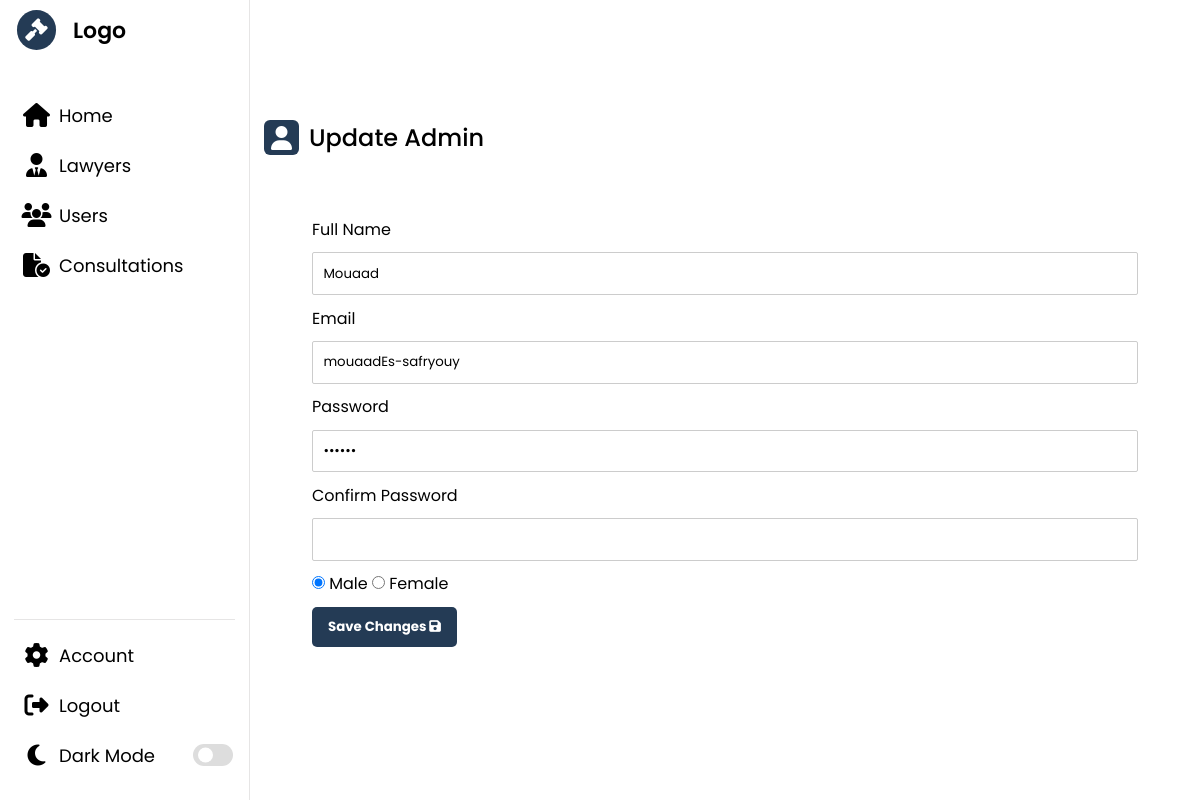
/admin/account.php (signed in), run on the app's committed database.
### tables this page shows
CREATE TABLE `agenceinfo` (
  `idAg` int(11) NOT NULL,
  `nomAg` varchar(50) NOT NULL,
  `mail` varchar(50) NOT NULL,
  `password` varchar(50) NOT NULL,
  `nomAd` varchar(50) NOT NULL,
  `gender` varchar(50) NOT NULL
);

### admin/account.php (the view, shortened to what this page needs)
<!DOCTYPE html>
<html lang="en">
<head>
    <link rel="stylesheet" href="./style.css" />
    <link rel="stylesheet" href="https://cdnjs.cloudflare.com/ajax/libs/font-awesome/6.2.1/css/all.min.css" />
</head>
<?php
if (isset($_SESSION['loggedAdmin']) && $_SESSION['loggedAdmin'] == true) {
?>
    <body>
        <?php
        include($_SERVER['DOCUMENT_ROOT'] . "/lawyerProject/admin/assets/headerA.php");
        ?>
        <section class="dashboard">
            <div class="dash-content">
                <?php
                $sql = "SELECT * FROM `agenceinfo`;";
                $res = $conn->query($sql);
                $row = $res->fetch_assoc();
                ?>
                <div class="activity">
                    <div class="title">
                        <i class="fa-solid fa-user"></i>
                        <span class="text">Update Admin</span>
                    </div>
                    <form action="https://localhost/lawyerProject/admin/accUpdate.php" method="post" class="form">
                        <label for="fullname">Full Name</label>
                        <input type="text" name="name" id="fullname" value="<?php echo $row['nomAd']; ?>" />
                        <label for="email">Email</label>
                        <input type="email" name="email" id="email" value="<?php echo $row['mail']; ?>" />
                        <label for="psw">Password</label>
                        <input type="password" name="psw" id="psw" value="<?php echo $row['password']; ?>" />
                        <label for="cpsw">Confirm Password</label>
                        <input type="password" name="cpsw" id="cpsw" />
                        <div class="radio-grp">
                            <input type="radio" id="male" name="gender" value="male" <?php if ($row['gender'] == "male") echo "checked"; ?> />
                            <label for="male">Male</label>
                            <input type="radio" id="female" name="gender" value="female" <?php if ($row['gender'] == "female") echo "checked"; ?> />
                            <label for="female">Female</label>
                        </div>
                        <button type="submit" name="submit">
                            Save Changes
                            <i class="fa-solid fa-floppy-disk"></i>
                        </button>
                    </form>
                </div>
            </div>
        </section>
    </body>
<?php
} else {
    header("location:login.php");
}
?>
</html>

### admin/style.css (style rules this page uses)
* { margin: 0; padding: 0; box-sizing: border-box; font-family: "Poppins", sans-serif; }
:root { --primary-color: #243b55; --panel-color: #fff; --text-color: #000; --black-light-color: #707070; --border-color: #e6e5e5; --toggle-color: #ddd; --title-icon-color: #fff; --tran-05: all 0.5s ease; --tran-03: all 0.3s ease; --tran-03: all 0.2s ease; }
body { min-height: 100vh; background-color: var(--primary-color); }
.dashboard { position: relative; left: 250px; background-color: var(--panel-color); min-height: 100vh; width: calc(100% - 250px); padding: 10px 14px; transition: var(--tran-05); }
.dashboard .dash-content { padding-top: 50px; }
.dash-content .title { display: flex; align-items: center; margin: 60px 0 30px 0; }
.dash-content .title i { position: relative; height: 35px; width: 35px; background-color: var(--primary-color); border-radius: 6px; color: var(--title-icon-color); display: flex; align-items: center; justify-content: center; font-size: 24px; }
.dash-content .title .text { font-size: 24px; font-weight: 500; color: var(--text-color); margin-left: 10px; }
.form { display: flex; flex-direction: column; padding: 2rem 3rem; gap: 0.65rem; }
.form input, .form select { padding: 0.65rem; border: 1px solid #ccc; border-radius: 2px; }
.form button { align-self: flex-start; padding: 0.65rem 1rem; cursor: pointer; border: none; background-color: #243b55; color: #fff; font-weight: bold; border-radius: 5px; transition: 0.3s ease-in-out; }

### data on the page
agenceinfo: name "Mouaad", email "mouaadEs-safryouy", gender "☑ Male", gender "☐ Female"
